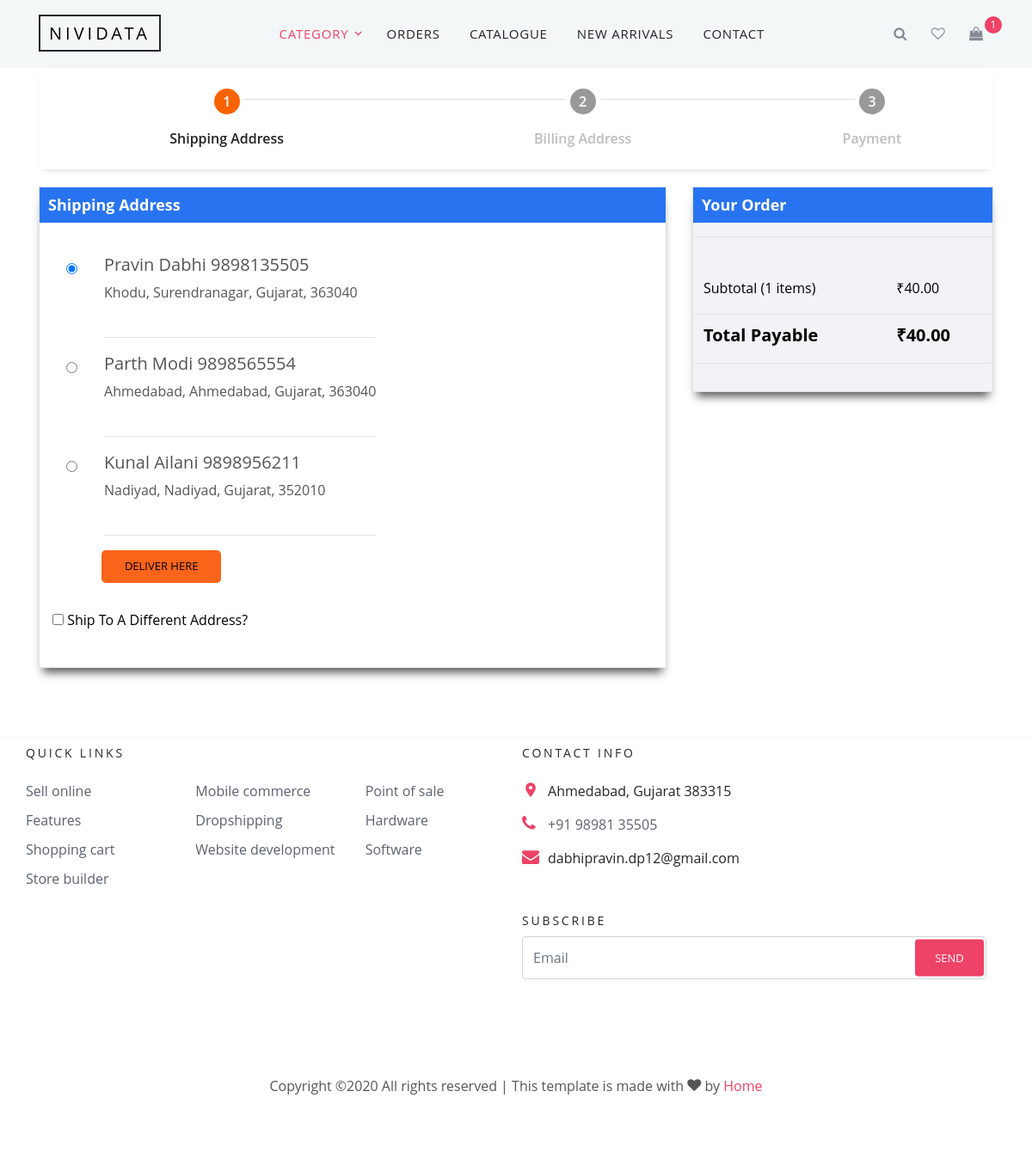
/shipping-address/ (signed in), run on an earlier commit of the app's database.
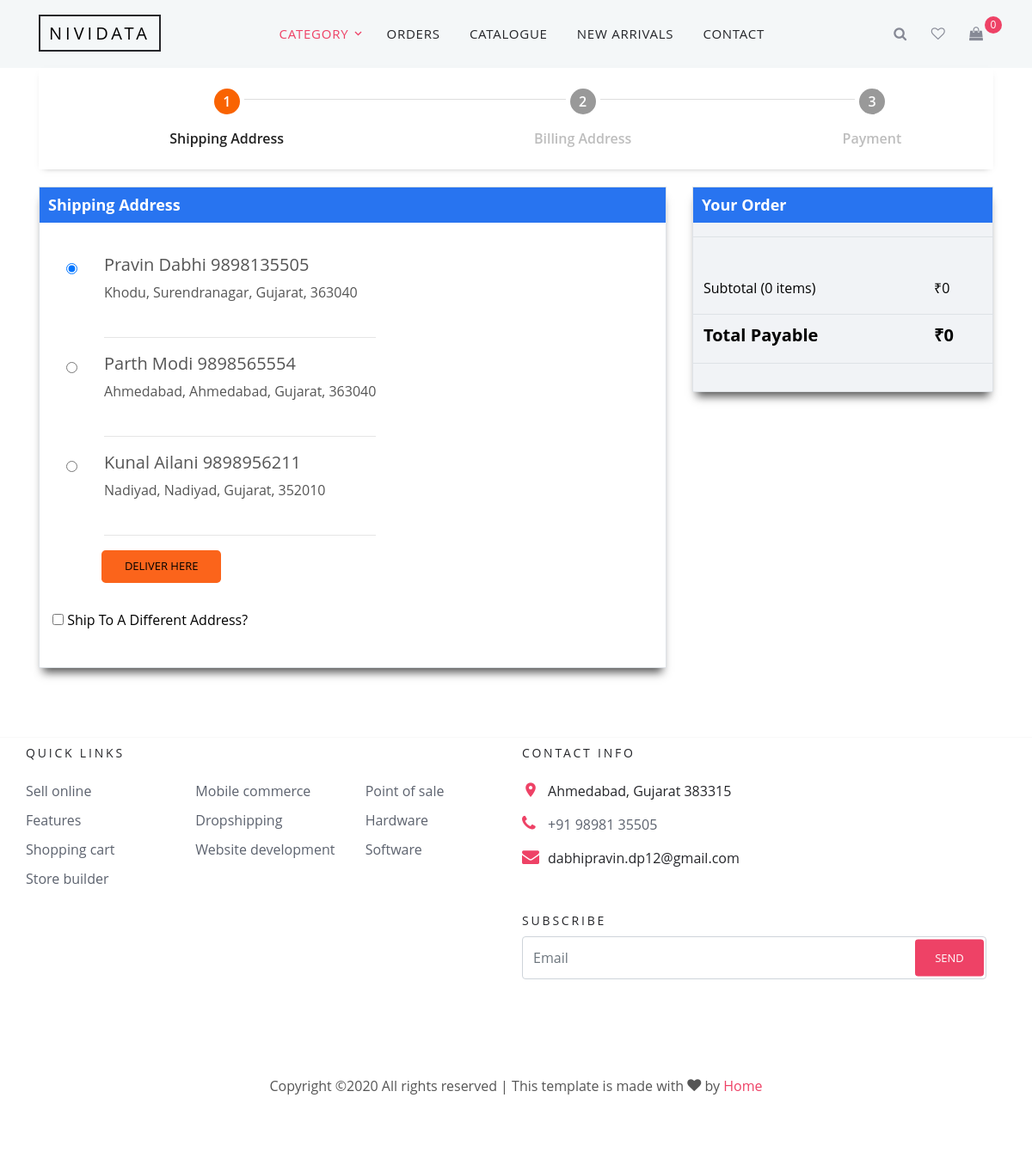
And on a later commit of the database.
### shopping/models.py (models this page shows, shortened)
class Cart(models.Model):
    user = models.ForeignKey(User, related_name="user_cart", on_delete=models.CASCADE, null=True)
    total = models.DecimalField(max_digits=10, decimal_places=2, default=0)
    status = models.BooleanField(default=True)
    shipping_address = models.ForeignKey('Address', related_name='cart_shipping_address', on_delete=models.SET_NULL, blank=True, null=True)
    billing_address = models.ForeignKey('Address', related_name='cart_billing_address', on_delete=models.SET_NULL, blank=True, null=True)
    coupon = models.ForeignKey('CouponCode', related_name="cart_coupon", on_delete=models.CASCADE, blank=True, null=True)
    total_discount = models.DecimalField(max_digits=10, decimal_places=2, null=True, blank=True)
    def get_sub_total(self):
        sub_total = 0
        for item in self.cart_item.all():
            sub_total += item.sub_total
        return sub_total
    def get_total(self):
        total = 0
        for item in self.cart_item.all():
            total += item.sub_total
        if self.coupon and self.total_discount:
            total -= self.total_discount
        return total

class CartItem(models.Model):
    cart = models.ForeignKey("Cart", related_name="cart_item", on_delete=models.CASCADE)
    product = models.ForeignKey(Product, related_name="product_item", on_delete=models.CASCADE)
    quantity = models.IntegerField(default=1)
    price_per_unit = models.DecimalField(max_digits=10, decimal_places=2)
    sub_total = models.DecimalField(max_digits=10, decimal_places=2)

### shopping/views.py (the view, shortened to what this page needs)
# urls.py: path("shipping-address/", ShippingAddress.as_view(), name="shipping_address"),
class ShippingAddress(View):
    def get(self, request):
        address_object = Address.objects.filter(user=self.request.user)
        ship_addr_obj = address_object.filter(address_type="S")
        cart = Cart.objects.get(user=request.user)
        cart_item = cart.cart_item.all()
        form = AddressForm()
        full_ship_ads = request.GET.get("shipping_address")
        if full_ship_ads:
            cart.shipping_address = Address.objects.get(id = int(full_ship_ads))
            cart.save()
            messages.success(request, "Your Shipping Address Successfully Added")
            return redirect("billing_address")
        return render(request, "shipping_address.html", {'form': form, "cart": cart, "ship_addr_obj": ship_addr_obj, "cart_item":cart_item})

### shopping/forms.py
class AddressForm(forms.ModelForm):
    ADDRESS_CHOICES = (
    ('B', 'Billing'),
    ('S', 'Shipping'),
    )
    first_name = forms.CharField(widget=forms.TextInput(attrs={'class': 'form-control','placeholder': 'first_name'}))
    last_name = forms.CharField(widget=forms.TextInput(attrs={'class': 'form-control', 'placeholder': 'last_name'}))
    mobile = forms.CharField(widget=forms.NumberInput(attrs={'class': 'form-control', 'placeholder': 'mobile'}))
    street = forms.CharField(widget=forms.TextInput(attrs={'class': 'form-control', 'placeholder': 'street'}))
    city = forms.CharField(widget=forms.TextInput(attrs={'class': 'form-control', 'placeholder': 'city'}))
    state = forms.CharField(widget=forms.TextInput(attrs={'class': 'form-control', 'placeholder': 'state'}))
    zip_code = forms.CharField(widget=forms.NumberInput(attrs={'class': 'form-control', 'placeholder': 'zip_code'}))
    class Meta:
        model = Address
        fields = ("first_name", "last_name", "mobile", "street", "city", "state", "zip_code",)

### templates/shipping_address.html (shortened to what the changed rows need)
{% load static %}
<!DOCTYPE html>
<html lang="en">
  <head>
    <link rel="stylesheet" href="{% static 'fonts/icomoon/style.css' %}">
    <link rel="stylesheet" href="{% static 'css/bootstrap.min.css' %}">
    <link rel="stylesheet" href="{% static 'css/magnific-popup.css' %}">
    <link rel="stylesheet" href="{% static 'css/jquery-ui.css' %}">
    <link rel="stylesheet" href="{% static 'css/owl.carousel.min.css' %}">
    <link rel="stylesheet" href="{% static 'css/owl.theme.default.min.css' %}">
    <link rel="stylesheet" href="{% static 'css/aos.css' %}">
    <link rel="stylesheet" href="{% static 'css/style.css' %}">
    <link rel="stylesheet" href="{% static 'css/bootstrap/bootstrap-grid.css' %}">
    <link rel="stylesheet" href="{% static 'css/bootstrap/bootstrap-reboot.css' %}">
    <link rel="stylesheet" href="{% static 'css/steppers.css' %}">
    <link rel="stylesheet" href="{% static 'cart/css/font-awesome.min.css' %}"/>
</head>
<body>
<div class="site-wrap">
  {% include "navbar.html" %}
<div class="site-section" style="padding-top: 0;">
  <div class="container">
<div class="row">
  <div class="col-md-8 mb-5 mb-md-0">
    <div class="p-3 p-lg-5 border" style="padding: 0px !important; box-shadow: 0 10px 10px -5px; height: 560px; overflow: auto;">
      <h2 class="h3 mb-3 text-black" style="background-color: #2874f0; color: #fff; padding: 10px; font-size: 18px; font-weight: 500px; "><strong>Shipping Address</strong></h2>
    </div>
  </div>
  <div class="col-md-4">
    <div>
    <div class="row mb-5">
      <div class="col-md-12">
        <div class="p-3 border" style="padding-left:0px !important; padding-top: 0px !important; padding-right: 0px !important; background-color: #f1f3f6; box-shadow: 0 10px 10px -5px;">
          <h2 class="h3 mb-3 text-black" style="background-color: #2874f0; color: #fff; padding: 10px; font-size: 18px; font-weight: 500px; "><strong>Your Order</strong></h2>
          <table class="table site-block-order-table" style="border: 0px !important;">
            <tbody>
              <tr>
                <td class="text-black" style="padding-top:50px;"><h6>Subtotal ({{cart.cart_item.all.count}} items)</h6></td>
                <td class="text-black" style="padding-top:50px ;"><h6>&#8377;{{cart.get_sub_total}}</h6></td>
              </tr>
              <tr style="border-bottom: 1px solid #dee2e6;">
                <td class="text-black"><h5><strong>&#8377;{{cart.get_total}}</strong></h5></td>
              </tr>
            </tbody>
          </table>
        </div>
      </div>
    </div>
    </div>
  </div>
</div>
</div>
</div>
</div>
</body>
</html>

### templates/navbar.html (shortened to what this page needs)
{% load mptt_tags %}
<div class="site-navbar bg-white py-2" style="background: #f0f4f6b8 !important;">
      <div class="container">
        <div class="d-flex align-items-center justify-content-between">
          <div class="logo">
            <div class="site-logo">
              <a href="{% url 'product' %}" style="padding-top: 6px; padding-bottom: 6px;" class="js-logo-clone">NIVIDATA</a>
            </div>
          </div>
          <div class="main-nav d-none d-lg-block">
            <nav class="site-navigation text-right text-md-center" role="navigation">
              <ul class="site-menu js-clone-nav d-none d-lg-block">
                <li class="has-children active">
                  <a href="#">Category</a>
                </li>
                <li><a href="{% url 'order' %}">Orders</a></li>
                <li><a href="#">Catalogue</a></li>
                <li><a href="#">New Arrivals</a></li>
                <li><a href="#">Contact</a></li>
              </ul>
            </nav>
          </div>
          <div class="icons">
            <a href="#" class="icons-btn d-inline-block js-search-open"><span class="icon-search"></span></a>
            <a href="#" class="icons-btn d-inline-block"><span class="icon-heart-o"></span></a>
            <a href="{% url 'cartlists' %}" class="icons-btn d-inline-block bag">
              <span class="icon-shopping-bag"></span>
              <span class="number" id = "count">{{cart_item_count.count}}</span>
            </a>
          </div>
        </div>
      </div>
    </div>

What changed in the data, as far as the page shows it:
changed Cart: count "1" → "0"; cart_item.all.count "1" → "0"; get_sub_total "40.00" → "0"; get_total "40.00" → "0"
